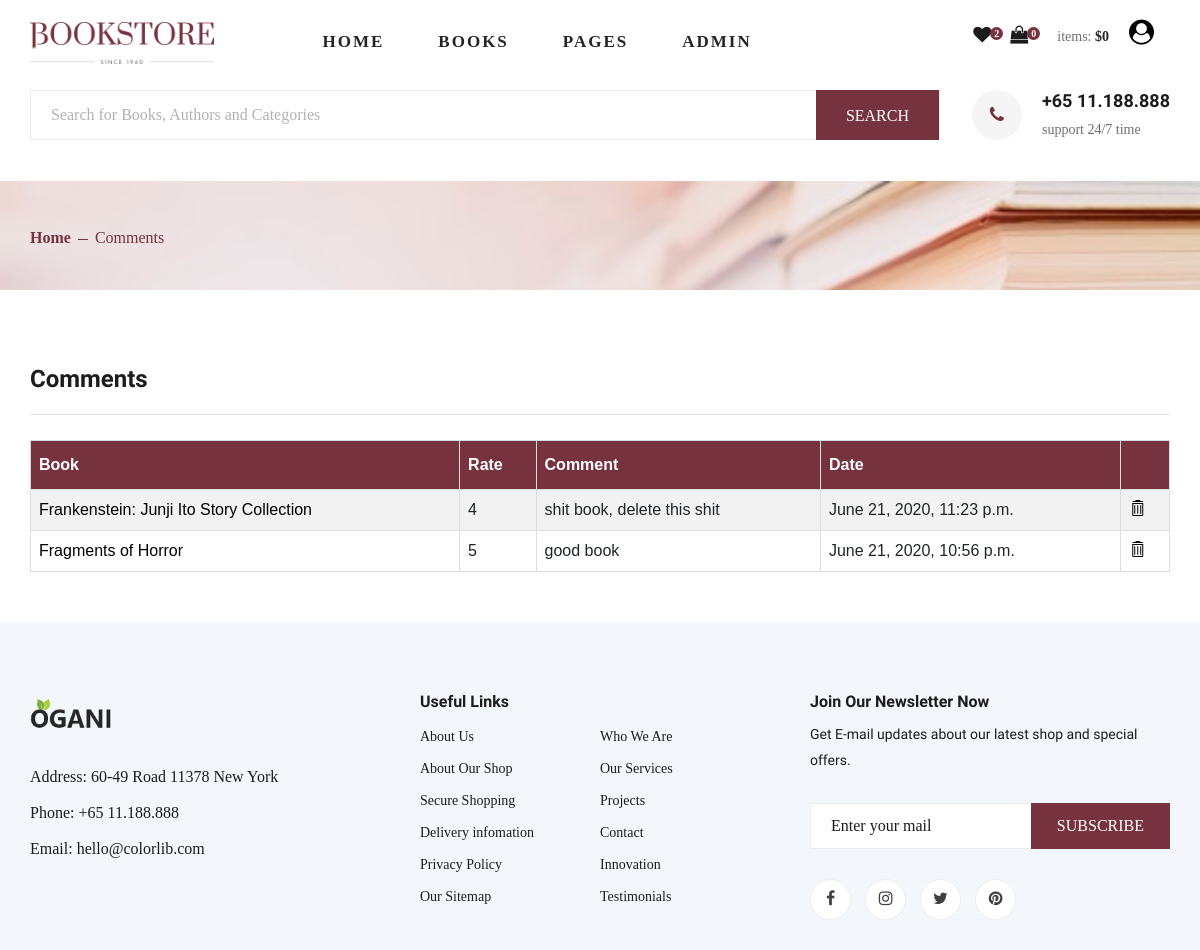
/user-comments/ (signed in), run on an earlier commit of the app's database.
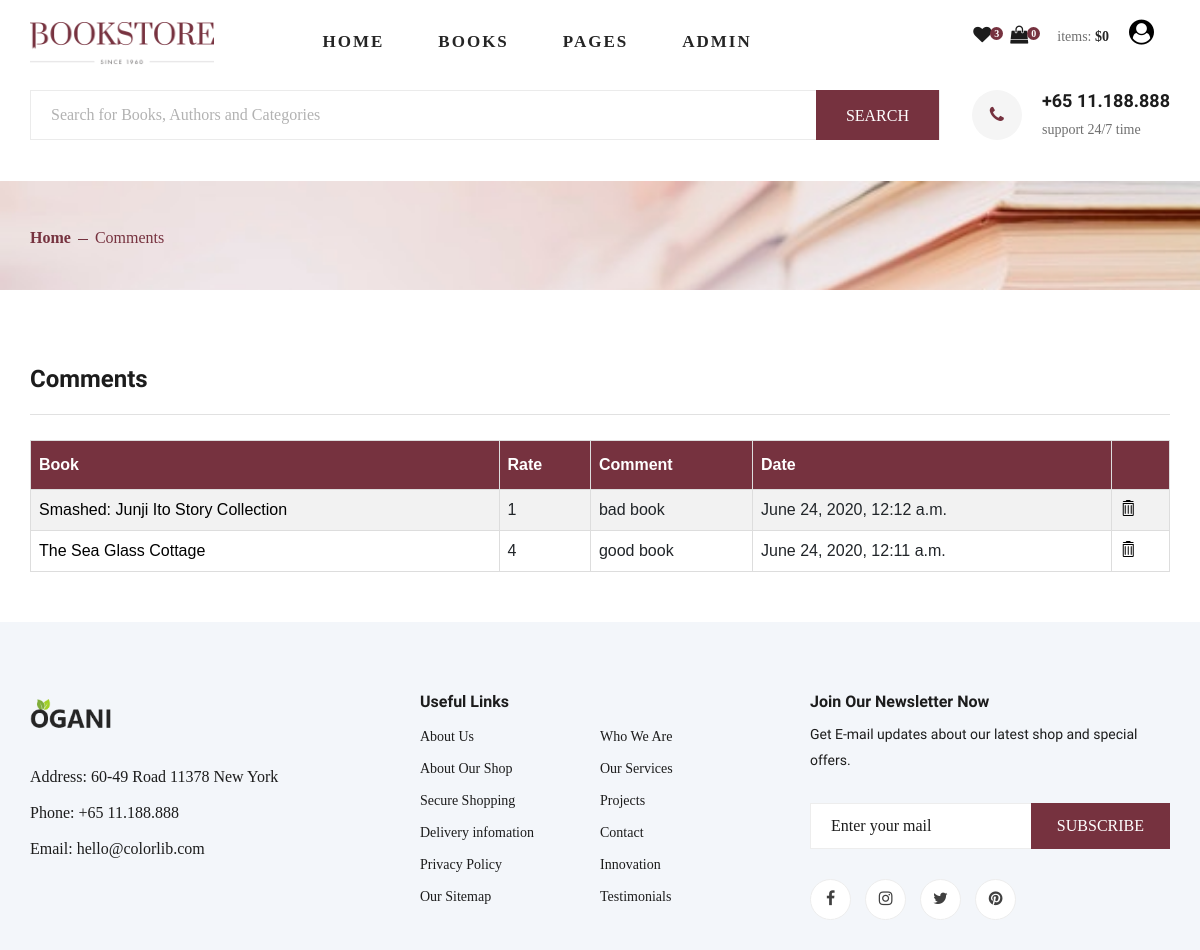
And on a later commit of the database.
### main/models.py (models this page shows, shortened)
class Comment(models.Model):
    RATING = (
        (1, 1),
        (2, 2),
        (3, 3),
        (4, 4),
        (5, 5),
    )
    book = models.ForeignKey(to="Book", on_delete=models.CASCADE)
    user = models.ForeignKey(User, on_delete=models.CASCADE)
    message = models.TextField(max_length=255)
    rating = models.IntegerField(choices=RATING, default=0)
    create_at = models.DateTimeField(auto_now_add=True)
    update_at = models.DateTimeField(auto_now=True)

class Book(models.Model):
    name = models.CharField(max_length=250, unique=True)
    image = models.ImageField(upload_to="books-img", blank=True)
    description = models.TextField(null=True, blank=True)
    Publication_date = models.DateField(
        null=True, blank=True, help_text='yyyy-mm-dd')
    page = models.IntegerField('Pages number', default=100)
    for_age = models.IntegerField('For ages', default=15)
    price = models.FloatField(default=0.0)
    discount_price = models.FloatField(blank=True, null=True)
    authors = models.ManyToManyField(to='Author')
    language = models.ForeignKey(to='Language', on_delete=models.DO_NOTHING)
    categories = models.ManyToManyField(to='Category')
    year = models.ForeignKey(to='Year', on_delete=models.DO_NOTHING)
    favourite = models.ManyToManyField(
        User, related_name='favourite', blank=True)
    active = models.BooleanField(default=True)
    slug = models.SlugField(unique=True, null=True, blank=True)
    create_at = models.DateTimeField(auto_now_add=True)
    update_at = models.DateTimeField(auto_now=True)

### main/views.py (the view)
# urls.py: path('user-comments/', views.user_comments_list, name="user_comments_list"),
@login_required(login_url='/users/login', redirect_field_name='/')
def user_comments_list(request):
    user_comments = models.Comment.objects.filter(
        user_id=request.user.id).order_by('-create_at')
    context = {
        'comments': 'exist',
        "user_comments": user_comments,
    }
    context.update(total_price_items(request.user.id))
    return render(request, 'main/comments.html', context)

### main/views.py (called while the page is built)
def total_price_items(userid):
    shopcart = ShopCart.objects.filter(user_id=userid)
    context = {
        'shopcart': shopcart,
        'total_price': total_price(shopcart),
        'favourites_count': models.Book.objects.filter(
            favourite=userid).count()
    }
    return context

### order/views.py (called while the page is built)
def total_price(shopcart):
    total_price = 0
    for book_in_cart in shopcart:
        if book_in_cart.book.discount_price:
            total_price += book_in_cart.quantity * book_in_cart.book.discount_price
        else:
            total_price += book_in_cart.quantity * book_in_cart.book.price
    return round(total_price, 2)

### templates/main/comments.html (shortened to what this page needs)
{% extends "base/main/layout/layout.html" %}
{% load i18n %}
{% load static %}
{% load crispy_forms_tags %}
{% block content %}
{% include 'main/extra/breadcrumb.html' %}
<section class="checkout spad">
    <div class="container">
        <div class="checkout__form">
            <h4>Comments</h4>
            <div class="row">
                <div class="col-lg-12">
                    <table class="user-comment" id="customers">
                        <tr>
                            <th>Book</th>
                            <th>Rate</th>
                            <th>Comment</th>
                            <th>Date</th>
                            <th></th>
                        </tr>
                        {% if user_comments %}
                        {% for comment in user_comments %}
                        <tr>
                            <td><a href="{% url 'main:book_details' comment.book.slug %}">{{ comment.book.name }}</a>
                            </td>
                            <td>{{ comment.rating }}</td>
                            <td>{{ comment.message }}</td>
                            <td>{{ comment.create_at }}</td>
                            <td> <a href="{% url 'main:delete_comment' comment.id %}"
                                    onclick="return confirm('Delete!\nAre you Sure?')">
                                    <span class="icon_trash_alt" title="Delete book"></span></a></td>
                        </tr>
                        {% endfor %}
                        {% endif %}
                    </table>
                </div>
            </div>
        </div>
    </div>
</section>
{% endblock %}

### templates/base/main/layout/layout.html (shortened to what this page needs)
{% extends "base/layout/layout.html" %}
{% load i18n %}
{% block layout_content %}
    {% block content %}
    {% endblock %}
{% endblock %}

### templates/base/layout/layout.html
{% extends "base/layout/tools/base.html" %}
{% load i18n %}
{% load static %}
{% block base_content %}
{% include "base/layout/tools/header.html" %}
{% block layout_content %}
{% endblock %}
{% include "base/layout/tools/footer.html" %}
{% endblock %}

### templates/base/layout/tools/base.html (shortened to what this page needs)
{% load i18n %}
{% load static %}
<!DOCTYPE html>
<html lang="en">
<head>
    <link rel="stylesheet" href="{% static 'css/bootstrap.min.css' %}" type="text/css">
    <link rel="stylesheet" href="{% static 'css/font-awesome.min.css' %}" type="text/css">
    <link rel="stylesheet" href="{% static 'css/elegant-icons.css' %}" type="text/css">
    <link rel="stylesheet" href="{% static 'css/nice-select.css' %}" type="text/css">
    <link rel="stylesheet" href="{% static 'css/jquery-ui.min.css' %}" type="text/css">
    <link rel="stylesheet" href="{% static 'css/owl.carousel.min.css' %}" type="text/css">
    <link rel="stylesheet" href="{% static 'css/slicknav.min.css' %}" type="text/css">
    <link rel="stylesheet" href="{% static 'css/style.css' %}" type="text/css">
    <link rel="stylesheet" href="{% static 'css/jquery-ui.css' %}">
</head>
<body>
    {% block base_content %}
    {% endblock %}
</body>
</html>

### templates/base/layout/tools/header.html (shortened to what this page needs)
{% load i18n %}
{% load static %}
<header class="header ">
    <div class="container">
        <div class="row">
            <div class="col-lg-3">
                <div class="header__logo">
                    <a href="{% url 'main:index' %}"><img src="{% static 'img/logo-2.png' %}" alt=""></a>
                </div>
            </div>
            <div class="col-lg-6">
                <nav class="header__menu">
                    <ul class="active_background">
                        <li><a href="{% url 'main:index' %}">Home</a></li>
                        <li><a href="{% url 'main:featured_books_list' %}">Books</a></li>
                        <li><a href="#">Pages</a>
                        </li>
                        {% if user.is_superuser %}
                        <li><a href="#">Admin</a>
                        </li>
                        {% endif %}
                    </ul>
                </nav>
            </div>
            <div class="col-lg-3">
                <div class="user_cart">
                    <div class="header__cart">
                        <ul>
                            <li>
                                {% if user.is_authenticated %}
                                <a href="{% url 'main:favourite_books_list' slug=user.username %}">
                                    <i class="fa fa-heart"></i> <span>{{ favourites_count }}</span></a>
                                {% else %}
                                <a href="{% url 'users:login' %}">
                                    <i class="fa fa-heart"></i> <span>0</span></a>
                                {% endif %}
                            </li>
                            <li><a href="{% url 'order:shoping_cart' %}"><i class="fa fa-shopping-bag"></i>
                                    <span>{% if user.is_authenticated %}{{ shopcart.count }}{% else %}0{% endif %}</span></a>
                            </li>
                        </ul>
                        <div class="header__cart__price">items:
                            <span>${% if user.is_authenticated %}{{total_price}}{% else %}0{% endif %}</span>
                        </div>
                    </div>
                    {% if user.is_authenticated %}
                    <div class="dropdown">
                        <button class="dropbtn"><i class='fa fa-user-circle fa-2x'></i></button>
                    </div>
                    {% endif %}
                </div>
            </div>
        </div>
    </div>
</header>
<section class="hero">
    <div class="container">
        <div class="row">
            <div class="col-lg-12">
                <div class="hero__search">
                    <div class="hero__search__form">
                        <form action="{% url 'main:search' %}" method="GET">
                            <input id="search" name="search_text" type="search"
                                placeholder="Search for Books, Authors and Categories">
                            <button type="submit" class="site-btn">SEARCH</button>
                        </form>
                    </div>
                    <div class="hero__search__phone">
                        <div class="hero__search__phone__icon">
                            <i class="fa fa-phone"></i>
                        </div>
                        <div class="hero__search__phone__text">
                            <h5>+65 11.188.888</h5>
                            <span>support 24/7 time</span>
                        </div>
                    </div>
                </div>
            </div>
        </div>
    </div>
</section>

### templates/main/extra/breadcrumb.html
{% load i18n %}
{% load static %}
<section class="breadcrumb-section set-bg" data-setbg="{% static 'img/book_background.jpg' %}">
    <div class="container">
        <div class="row">
            <div class="col-lg-12 text-center">
                <div class="breadcrumb__text">
                    <div class="breadcrumb__option">
                        <a href="{% url 'main:index' %}">Home</a>
                        {% if category %}
                        <a href="{% url 'main:categories_list' %}">Categories</a>
                        <span>{{ category }}</span>
                        {% elif language %}
                        <a href="{% url 'main:languages_list' %}">Languages</a>
                        <span>{{ language }}</span>
                        {% elif year %}
                        <a href="{% url 'main:years_list' %}">Years</a>
                        <span>{{ year }}</span>
                        {% elif author %}
                        <a href="#">Authors</a>
                        <span>{{ author }}</span>
                        {% elif book_details %}
                        <a href="{% url 'main:featured_books_list' %}">Books</a>
                        <span>{{ book_details.name }}</span>
                        {% elif featured_books %}
                        <span>Featured Books</span>
                        {% elif sales_off_books %}
                        <span>Sales Off Books</span>
                        {% elif A_Z_books %}
                        <span>Books(A to Z Sort)</span>
                        {% elif Z_A_books %}
                        <span>Books(Z to A Sort)</span>
                        {% elif text %}
                        <span>Search "{{ text }}"</span>
                        {% elif shopcart_page %}
                        <span>Shoping Cart</span>
                        {% elif favourites %}
                        <span>Favourite Books</span>
                        {% elif checkout_page %}
                        <span>Checkout</span>
                        {% elif checkout_complete_page %}
                        <span>Checkout Completed</span>
                        {% elif orders %}
                        <span>Lastest Order</span>
                        {% elif comments %}
                        <span>Comments</span>
                        {% elif user_form %}
                        <span>Update Profile</span>
                        {% else %}
                        <span>
                            {{categories_list}}{{languages_list}}{{authors_list}}{{years_list}}
                        </span>
                        {% endif %}
                    </div>
                </div>
            </div>
        </div>
    </div>
</section>

### templates/base/layout/tools/footer.html
{% load i18n %}
{% load static %}
<footer class="footer spad">
    <div class="container">
        <div class="row">
            <div class="col-lg-3 col-md-6 col-sm-6">
                <div class="footer__about">
                    <div class="footer__about__logo">
                        <a href="#"><img src="{% static 'img/logo.png' %}" alt=""></a>
                    </div>
                    <ul>
                        <li>Address: 60-49 Road 11378 New York</li>
                        <li>Phone: +65 11.188.888</li>
                        <li>Email: hello@colorlib.com</li>
                    </ul>
                </div>
            </div>
            <div class="col-lg-4 col-md-6 col-sm-6 offset-lg-1">
                <div class="footer__widget">
                    <h6>Useful Links</h6>
                    <ul>
                        <li><a href="#">About Us</a></li>
                        <li><a href="#">About Our Shop</a></li>
                        <li><a href="#">Secure Shopping</a></li>
                        <li><a href="#">Delivery infomation</a></li>
                        <li><a href="#">Privacy Policy</a></li>
                        <li><a href="#">Our Sitemap</a></li>
                    </ul>
                    <ul>
                        <li><a href="#">Who We Are</a></li>
                        <li><a href="#">Our Services</a></li>
                        <li><a href="#">Projects</a></li>
                        <li><a href="#">Contact</a></li>
                        <li><a href="#">Innovation</a></li>
                        <li><a href="#">Testimonials</a></li>
                    </ul>
                </div>
            </div>
            <div class="col-lg-4 col-md-12">
                <div class="footer__widget">
                    <h6>Join Our Newsletter Now</h6>
                    <p>Get E-mail updates about our latest shop and special offers.</p>
                    <form action="#">
                        <input type="text" placeholder="Enter your mail">
                        <button type="submit" class="site-btn">Subscribe</button>
                    </form>
                    <div class="footer__widget__social">
                        <a href="#"><i class="fa fa-facebook"></i></a>
                        <a href="#"><i class="fa fa-instagram"></i></a>
                        <a href="#"><i class="fa fa-twitter"></i></a>
                        <a href="#"><i class="fa fa-pinterest"></i></a>
                    </div>
                </div>
            </div>
        </div>
    </div>
</footer>

What changed in the data, as far as the page shows it:
removed Comment: book.name "Frankenstein: Junji Ito Story Collection", rating "4", message "shit book, delete this shit", create_at "June 21, 2020, 11:23 p.m."
removed Comment: book.name "Fragments of Horror", rating "5", message "good book", create_at "June 21, 2020, 10:56 p.m."
added Comment: book.name "Smashed: Junji Ito Story Collection", rating "1", message "bad book", create_at "June 24, 2020, 12:12 a.m."
added Comment: book.name "The Sea Glass Cottage", rating "4", message "good book", create_at "June 24, 2020, 12:11 a.m."
Also different on the page:
{{ favourites_count }}: "2" → "3"
